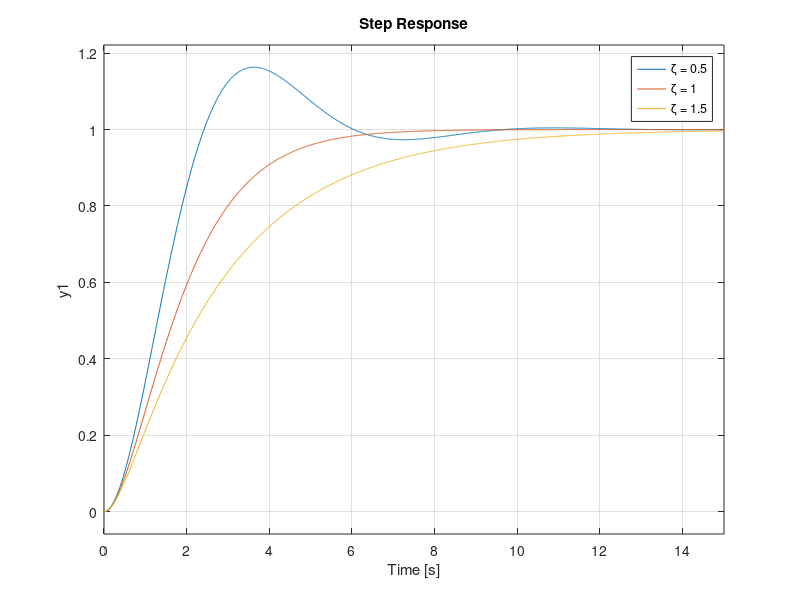

MATLAB code to generate this figure: (Note: this script raises an error after producing the figure.)
%% Ch.1 — Second-order responses in code
% Process Dynamics and Control, SeoulTech — slide 37
% https://seoultechpse.github.io/ProCon/ch1/ch1_dynamics.html#/7/5
% Requires: Control System Toolbox

clear; close all; clc

t = 0:0.01:15;
step(tf(1, [1 1 1]), tf(1, [1 2 1]), tf(1, [1 3 1]), t)   % zeta = 0.5, 1, 1.5
legend('\zeta = 0.5', '\zeta = 1', '\zeta = 1.5')

S = stepinfo(tf(1, [1 0.6 1]))                             % zeta = 0.3
% Simulink: Step -> three Transfer Fcn blocks in parallel -> Scope
